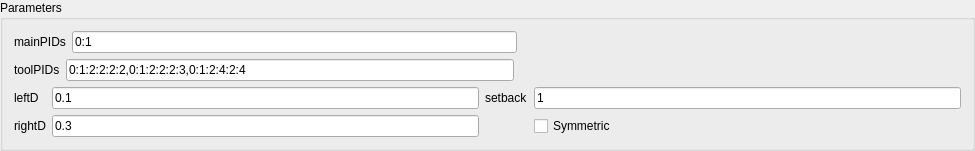
<?xml version="1.0" encoding="UTF-8"?>
<ui version="4.0">
 <class>ChamferWidget</class>
 <widget class="QWidget" name="ChamferWidget">
  <property name="geometry">
   <rect>
    <x>0</x>
    <y>0</y>
    <width>975</width>
    <height>136</height>
   </rect>
  </property>
  <property name="windowTitle">
   <string>ChamferWidget</string>
  </property>
  <layout class="QVBoxLayout" name="verticalLayout">
   <property name="spacing">
    <number>0</number>
   </property>
   <property name="leftMargin">
    <number>0</number>
   </property>
   <property name="topMargin">
    <number>0</number>
   </property>
   <property name="rightMargin">
    <number>0</number>
   </property>
   <property name="bottomMargin">
    <number>0</number>
   </property>
   <item>
    <widget class="QGroupBox" name="groupBox">
     <property name="title">
      <string>Parameters</string>
     </property>
     <layout class="QVBoxLayout" name="verticalLayout_2">
      <item>
       <layout class="QHBoxLayout" name="horizontalLayout">
        <item>
         <widget class="QLabel" name="label_2">
          <property name="text">
           <string>mainPIDs</string>
          </property>
         </widget>
        </item>
        <item>
         <widget class="QLineEdit" name="lineEdit_PIDs">
          <property name="text">
           <string>0:1</string>
          </property>
         </widget>
        </item>
        <item>
         <spacer name="horizontalSpacer">
          <property name="orientation">
           <enum>Qt::Horizontal</enum>
          </property>
          <property name="sizeHint" stdset="0">
           <size>
            <width>37</width>
            <height>17</height>
           </size>
          </property>
         </spacer>
        </item>
       </layout>
      </item>
      <item>
       <layout class="QHBoxLayout" name="horizontalLayout_10">
        <item>
         <widget class="QLabel" name="label_15">
          <property name="text">
           <string>toolPIDs</string>
          </property>
         </widget>
        </item>
        <item>
         <widget class="QLineEdit" name="lineEdit_PIDs2">
          <property name="text">
           <string>0:1:2:2:2:2,0:1:2:2:2:3,0:1:2:4:2:4</string>
          </property>
         </widget>
        </item>
        <item>
         <spacer name="horizontalSpacer_9">
          <property name="orientation">
           <enum>Qt::Horizontal</enum>
          </property>
          <property name="sizeHint" stdset="0">
           <size>
            <width>37</width>
            <height>17</height>
           </size>
          </property>
         </spacer>
        </item>
       </layout>
      </item>
      <item>
       <layout class="QGridLayout" name="gridLayout_2">
        <item row="0" column="2">
         <widget class="QLabel" name="label_13">
          <property name="text">
           <string>setback</string>
          </property>
         </widget>
        </item>
        <item row="0" column="1">
         <widget class="QLineEdit" name="lineEdit_x1">
          <property name="text">
           <string>0.1</string>
          </property>
         </widget>
        </item>
        <item row="0" column="0">
         <widget class="QLabel" name="label_9">
          <property name="text">
           <string>leftD</string>
          </property>
         </widget>
        </item>
        <item row="1" column="0">
         <widget class="QLabel" name="label_12">
          <property name="text">
           <string>rightD</string>
          </property>
         </widget>
        </item>
        <item row="0" column="3">
         <widget class="QLineEdit" name="lineEdit_x2">
          <property name="text">
           <string>1</string>
          </property>
         </widget>
        </item>
        <item row="1" column="1">
         <widget class="QLineEdit" name="lineEdit_y1">
          <property name="text">
           <string>0.3</string>
          </property>
         </widget>
        </item>
        <item row="1" column="3">
         <widget class="QCheckBox" name="checkBox">
          <property name="text">
           <string>Symmetric</string>
          </property>
         </widget>
        </item>
       </layout>
      </item>
     </layout>
    </widget>
   </item>
  </layout>
 </widget>
 <layoutdefault spacing="6" margin="11"/>
 <resources/>
 <connections/>
</ui>
